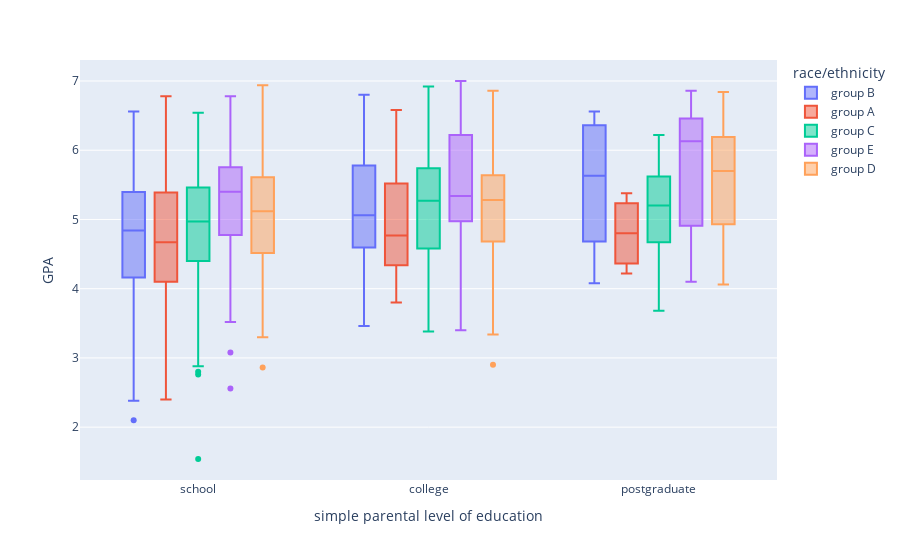

Notebook cell for this chart:
### Code cell
fig = px.box(
    df_grades,
    x="simple parental level of education",
    y="GPA",
    color="race/ethnicity",
    hover_data=["GPA"],
)
fig.show()

### Figure 1 — Plotly figure (JSON) as saved in the notebook; plotly's stock layout.template omitted (floating-point values rounded to 4 significant figures; data arrays with more than 128 entries replaced by an {"elided": "..."} marker saying what was removed)
{"data": [{"alignmentgroup": "True", "hovertemplate": "race/ethnicity=group B<br>simple parental level of education=%{x}<br>GPA=%{y}<extra></extra>", "legendgroup": "group B", "marker": {"color": "#636efa"}, "name": "group B", "notched": false, "offsetgroup": "group B", "orientation": "v", "showlegend": true, "type": "box", "x": {"elided": "190 str values"}, "x0": " ", "xaxis": "x", "y": {"elided": "190 float values"}, "y0": " ", "yaxis": "y"}, {"alignmentgroup": "True", "hovertemplate": "race/ethnicity=group A<br>simple parental level of education=%{x}<br>GPA=%{y}<extra></extra>", "legendgroup": "group A", "marker": {"color": "#EF553B"}, "name": "group A", "notched": false, "offsetgroup": "group A", "orientation": "v", "showlegend": true, "type": "box", "x": ["college", "school", "college", "college", "college", "college", "college", "school", "school", "school", "college", "school", "college", "postgraduate", "school", "school", "college", "school", "school", "school", "college", "school", "postgraduate", "school", "school", "school", "school", "school", "postgraduate", "school", "college", "school", "school", "school", "school", "school", "school", "college", "college", "college", "college", "school", "school", "school", "school", "school", "school", "college", "school", "school", "school", "school", "college", "school", "school", "school", "school", "school", "school", "college", "school", "college", "school", "school", "school", "college", "school", "school", "school", "school", "school", "school", "school", "college", "college", "school", "school", "school", "college", "school", "college", "school", "school", "school", "school", "college", "college", "school", "school"], "x0": " ", "xaxis": "x", "y": [5.78, 3.46, 4.7, 5.02, 4.84, 3.96, 4.36, 4.96, 3.78, 4.84, 4.98, 4.26, 5.18, 4.8, 4.28, 4.24, 4.64, 4.68, 4.32, 6.12, 4, 5.08, 4.22, 2.4, 4.02, 5.38, 4.1, 4.68, 5.38, 6.64, 4.56, 4.12, 5.1, 3.94, 4.1, 5.4, 6, 6.16, 4.08, 6.5, 5.52, 4.58, 5.08, 3.68, 3.88, 5.02, 3.9, 3.8, 4.76, 6.78, 3.36, 5.18, 4.54, 3.24, 6.34, 4.96, 4.14, 5.66, 4.14, 6.36, 5.72, 4.02, 5.62, 3.68, 3.48, 5.86, 3.6, 5.6, 4.5, 5.68, 3.82, 5.08, 5.48, 5.24, 4.9, 5.7, 4.38, 4.56, 4.34, 4.9, 4.64, 4.56, 5.02, 5.8, 4.66, 3.96, 6.58, 4.54, 5.48], "y0": " ", "yaxis": "y"}, {"alignmentgroup": "True", "hovertemplate": "race/ethnicity=group C<br>simple parental level of education=%{x}<br>GPA=%{y}<extra></extra>", "legendgroup": "group C", "marker": {"color": "#00cc96"}, "name": "group C", "notched": false, "offsetgroup": "group C", "orientation": "v", "showlegend": true, "type": "box", "x": {"elided": "319 str values"}, "x0": " ", "xaxis": "x", "y": {"elided": "319 float values"}, "y0": " ", "yaxis": "y"}, {"alignmentgroup": "True", "hovertemplate": "race/ethnicity=group E<br>simple parental level of education=%{x}<br>GPA=%{y}<extra></extra>", "legendgroup": "group E", "marker": {"color": "#ab63fa"}, "name": "group E", "notched": false, "offsetgroup": "group E", "orientation": "v", "showlegend": true, "type": "box", "x": {"elided": "140 str values"}, "x0": " ", "xaxis": "x", "y": {"elided": "140 float values"}, "y0": " ", "yaxis": "y"}, {"alignmentgroup": "True", "hovertemplate": "race/ethnicity=group D<br>simple parental level of education=%{x}<br>GPA=%{y}<extra></extra>", "legendgroup": "group D", "marker": {"color": "#FFA15A"}, "name": "group D", "notched": false, "offsetgroup": "group D", "orientation": "v", "showlegend": true, "type": "box", "x": {"elided": "262 str values"}, "x0": " ", "xaxis": "x", "y": {"elided": "262 float values"}, "y0": " ", "yaxis": "y"}], "layout": {"boxmode": "group", "legend": {"title": {"text": "race/ethnicity"}, "tracegroupgap": 0}, "margin": {"t": 60}, "xaxis": {"anchor": "y", "domain": [0, 1], "title": {"text": "simple parental level of education"}}, "yaxis": {"anchor": "x", "domain": [0, 1], "title": {"text": "GPA"}}}}
